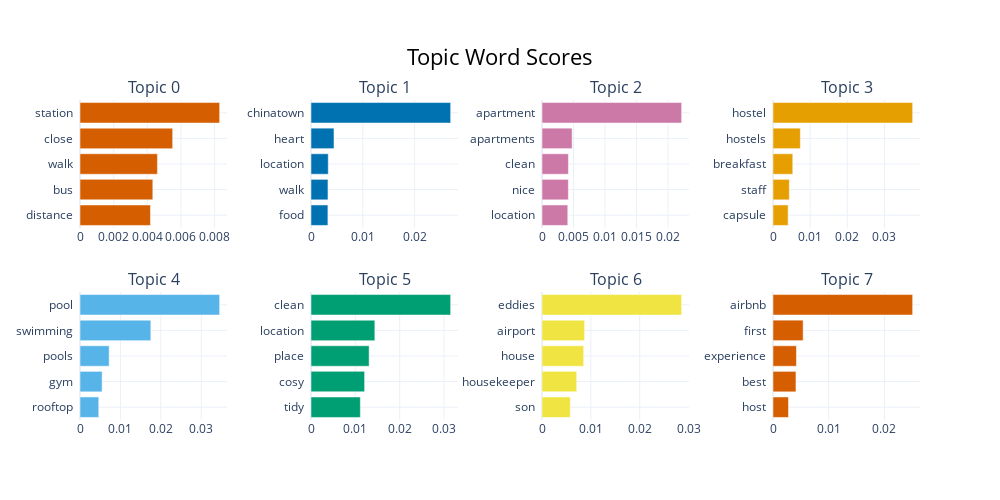

Notebook cell for this chart:
### Markdown cell above
##### Sing Positive

### Code cell
print("Singapore Positive BERT topics - PartsOfSpeech: ")
display(sgPosTopicMod.get_topic_info().head())
sgPosTopicMod.visualize_barchart()

### Figure 1 — Plotly figure (JSON) as saved in the notebook; plotly's stock layout.template omitted (floating-point values rounded to 4 significant figures)
{"data": [{"marker": {"color": "#D55E00"}, "orientation": "h", "type": "bar", "x": [0.004189, 0.004328, 0.004602, 0.005508, 0.008301], "xaxis": "x", "y": ["distance  ", "bus  ", "walk  ", "close  ", "station  "], "yaxis": "y"}, {"marker": {"color": "#0072B2"}, "orientation": "h", "type": "bar", "x": [0.003262, 0.003276, 0.003332, 0.004437, 0.02696], "xaxis": "x2", "y": ["food  ", "walk  ", "location  ", "heart  ", "chinatown  "], "yaxis": "y2"}, {"marker": {"color": "#CC79A7"}, "orientation": "h", "type": "bar", "x": [0.004093, 0.004185, 0.004194, 0.004782, 0.02217], "xaxis": "x3", "y": ["location  ", "nice  ", "clean  ", "apartments  ", "apartment  "], "yaxis": "y3"}, {"marker": {"color": "#E69F00"}, "orientation": "h", "type": "bar", "x": [0.004074, 0.004394, 0.005323, 0.007359, 0.0376], "xaxis": "x4", "y": ["capsule  ", "staff  ", "breakfast  ", "hostels  ", "hostel  "], "yaxis": "y4"}, {"marker": {"color": "#56B4E9"}, "orientation": "h", "type": "bar", "x": [0.004636, 0.005473, 0.007211, 0.01752, 0.03455], "xaxis": "x5", "y": ["rooftop  ", "gym  ", "pools  ", "swimming  ", "pool  "], "yaxis": "y5"}, {"marker": {"color": "#009E73"}, "orientation": "h", "type": "bar", "x": [0.01113, 0.01208, 0.0131, 0.01439, 0.03148], "xaxis": "x6", "y": ["tidy  ", "cosy  ", "place  ", "location  ", "clean  "], "yaxis": "y6"}, {"marker": {"color": "#F0E442"}, "orientation": "h", "type": "bar", "x": [0.005795, 0.007102, 0.008528, 0.008723, 0.02858], "xaxis": "x7", "y": ["son  ", "housekeeper  ", "house  ", "airport  ", "eddies  "], "yaxis": "y7"}, {"marker": {"color": "#D55E00"}, "orientation": "h", "type": "bar", "x": [0.002781, 0.004122, 0.004208, 0.005409, 0.02507], "xaxis": "x8", "y": ["host  ", "best  ", "experience  ", "first  ", "airbnb  "], "yaxis": "y8"}], "layout": {"annotations": [{"font": {"size": 16}, "showarrow": false, "text": "Topic 0", "x": 0.0875, "xanchor": "center", "xref": "paper", "y": 1, "yanchor": "bottom", "yref": "paper"}, {"font": {"size": 16}, "showarrow": false, "text": "Topic 1", "x": 0.3625, "xanchor": "center", "xref": "paper", "y": 1, "yanchor": "bottom", "yref": "paper"}, {"font": {"size": 16}, "showarrow": false, "text": "Topic 2", "x": 0.6375, "xanchor": "center", "xref": "paper", "y": 1, "yanchor": "bottom", "yref": "paper"}, {"font": {"size": 16}, "showarrow": false, "text": "Topic 3", "x": 0.9125, "xanchor": "center", "xref": "paper", "y": 1, "yanchor": "bottom", "yref": "paper"}, {"font": {"size": 16}, "showarrow": false, "text": "Topic 4", "x": 0.0875, "xanchor": "center", "xref": "paper", "y": 0.4, "yanchor": "bottom", "yref": "paper"}, {"font": {"size": 16}, "showarrow": false, "text": "Topic 5", "x": 0.3625, "xanchor": "center", "xref": "paper", "y": 0.4, "yanchor": "bottom", "yref": "paper"}, {"font": {"size": 16}, "showarrow": false, "text": "Topic 6", "x": 0.6375, "xanchor": "center", "xref": "paper", "y": 0.4, "yanchor": "bottom", "yref": "paper"}, {"font": {"size": 16}, "showarrow": false, "text": "Topic 7", "x": 0.9125, "xanchor": "center", "xref": "paper", "y": 0.4, "yanchor": "bottom", "yref": "paper"}], "height": 500, "hoverlabel": {"bgcolor": "white", "font": {"family": "Rockwell", "size": 16}}, "showlegend": false, "title": {"font": {"color": "Black", "size": 22}, "text": "Topic Word Scores", "x": 0.5, "xanchor": "center", "yanchor": "top"}, "width": 1000, "xaxis": {"anchor": "y", "domain": [0, 0.175], "showgrid": true}, "xaxis2": {"anchor": "y2", "domain": [0.275, 0.45], "showgrid": true}, "xaxis3": {"anchor": "y3", "domain": [0.55, 0.725], "showgrid": true}, "xaxis4": {"anchor": "y4", "domain": [0.825, 1], "showgrid": true}, "xaxis5": {"anchor": "y5", "domain": [0, 0.175], "showgrid": true}, "xaxis6": {"anchor": "y6", "domain": [0.275, 0.45], "showgrid": true}, "xaxis7": {"anchor": "y7", "domain": [0.55, 0.725], "showgrid": true}, "xaxis8": {"anchor": "y8", "domain": [0.825, 1], "showgrid": true}, "yaxis": {"anchor": "x", "domain": [0.6, 1], "showgrid": true}, "yaxis2": {"anchor": "x2", "domain": [0.6, 1], "showgrid": true}, "yaxis3": {"anchor": "x3", "domain": [0.6, 1], "showgrid": true}, "yaxis4": {"anchor": "x4", "domain": [0.6, 1], "showgrid": true}, "yaxis5": {"anchor": "x5", "domain": [0, 0.4], "showgrid": true}, "yaxis6": {"anchor": "x6", "domain": [0, 0.4], "showgrid": true}, "yaxis7": {"anchor": "x7", "domain": [0, 0.4], "showgrid": true}, "yaxis8": {"anchor": "x8", "domain": [0, 0.4], "showgrid": true}}}
